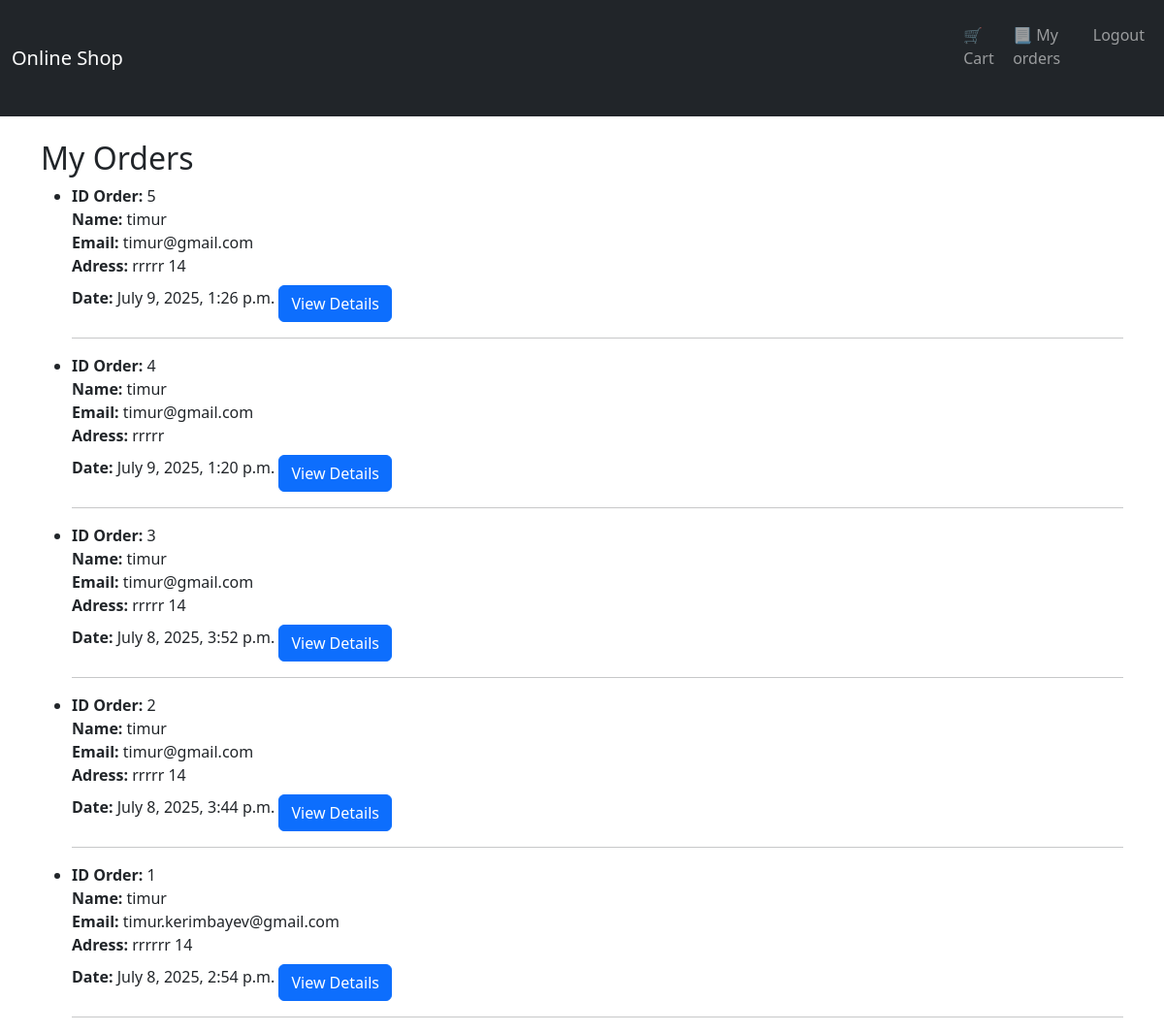
/my-orders/ (signed in), run on the app's committed database.
### store/models.py (models this page shows, shortened)
class Order(models.Model):
    name = models.CharField(max_length=100)
    email = models.EmailField()
    address = models.TextField()
    created_at = models.DateTimeField(auto_now_add=True)

### store/views.py (the view)
# urls.py: path('my-orders/', views.my_orders, name='my_orders'),
@login_required
def my_orders(request):
    orders = Order.objects.all().order_by('-created_at')
    return render(request, 'store/my_orders.html', {'orders': orders})

### store/templates/store/my_orders.html (shortened to what this page needs)
{% extends 'store/base.html' %}
{% block content %}
<h2>My Orders</h2>
{% if orders %}
    <ul>
    {% for order in orders %}
        <li>
            <strong>ID Order:</strong> {{ order.id }}<br>
            <strong>Name:</strong> {{ order.name }}<br>
            <strong>Email:</strong> {{ order.email }}<br>
            <strong>Adress:</strong> {{ order.address }}<br>
            <strong>Date:</strong> {{ order.created_at }}
            <a href="{% url 'order_detail' order.id %}" class="btn btn-primary mt-2">
                View Details
            </a>
        </li>
        <hr>
    {% endfor %}
    </ul>
{% else %}
    <p>Вы ещё не оформляли заказы.</p>
{% endif %}
{% endblock %}

### data on the page
Order: id "5", name "timur", email "timur@gmail.com", address "rrrrr 14", created_at "July 9, 2025, 1:26 p.m."
Order: id "4", name "timur", email "timur@gmail.com", address "rrrrr", created_at "July 9, 2025, 1:20 p.m."
Order: id "3", name "timur", email "timur@gmail.com", address "rrrrr 14", created_at "July 8, 2025, 3:52 p.m."
Order: id "2", name "timur", email "timur@gmail.com", address "rrrrr 14", created_at "July 8, 2025, 3:44 p.m."
Order: id "1", name "timur", email "timur.kerimbayev@gmail.com", address "rrrrrr 14", created_at "July 8, 2025, 2:54 p.m."
